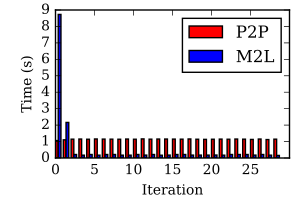

Source code (Python):
# coding: utf-8

import sys
import numpy
from matplotlib import pyplot, rcParams
from matplotlib.backends.backend_pdf import FigureCanvasPdf

rcParams['font.family'] = 'serif'
rcParams['font.size'] = '10'

result = open(sys.argv[1])
lines = result.readlines()

for i,line in enumerate(lines):
    if "StokesBEM on a sphere: Time breakdown" in line:
        break

temp = []

for line in lines[i+1:]:
    # remove string "s" (seconds) for parsing
    for elem in line.replace("s"," ").split():
        try:
            temp.append(float(elem))
        except ValueError:
            pass

# set up data
p2p = numpy.array(temp[::2], dtype=float)[1:]
m2l = numpy.array(temp[1::2], dtype=float)[1:] 

ind = numpy.arange(len(p2p))
width = 0.35

# set up plot
font = {'family':'serif','size':10}
fig = pyplot.figure(figsize=(3,2), dpi=80)
ax = fig.add_subplot(111)

# plot bars
bar1 = ax.bar(ind, p2p, width, color='r')
bar2 = ax.bar(ind+width, m2l, width, color='b')

# axis labels
ax.set_ylabel('Time (s)', fontsize=10)
ax.set_xlabel('Iteration', fontsize=10)
pyplot.xticks(numpy.arange(min(ind), max(ind)+1, 5.0))
# ax.set_xticklabels( ('8192','32768','131072') )
ax.legend( (bar1[0], bar2[0]), ('P2P', 'M2L'), loc=1 )
fig.subplots_adjust(left=0.185, bottom=0.21, right=0.965, top=0.95)
canvas = FigureCanvasPdf(fig)

# plot to pdf
canvas.print_figure('StokesSolveBreakdown.pdf',dpi=80)
